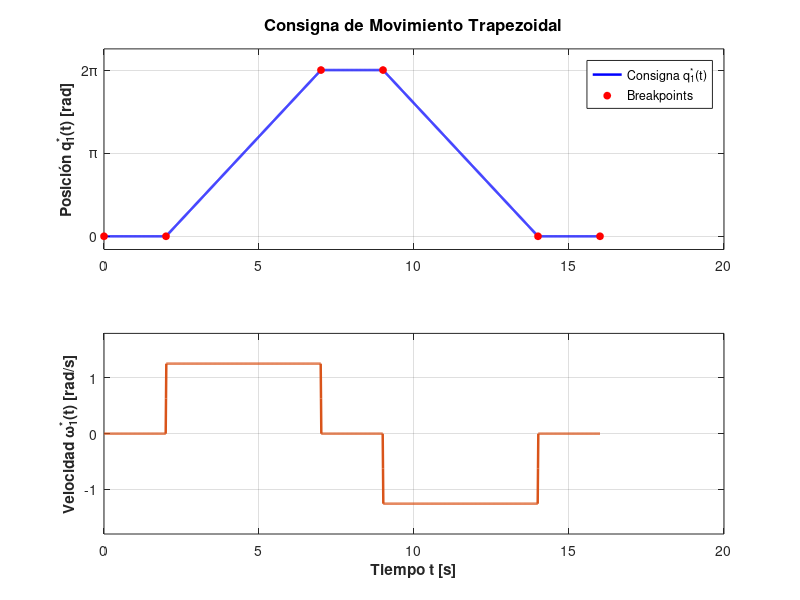

Here is the MATLAB script that generated this plot:
%% Perfil trapezoidal de consigna de posición q1*(t)
clear; clc; close all;

% 1. Definición de breakpoints y tabla (mismos valores que en Simulink)
t_bp = [0, 2, 7, 9, 14, 16];          % Tiempo [s]
q1_table = [0, 0, 2*pi, 2*pi, 0, 0];  % Posición [rad]

% 2. Vector de tiempo fino para interpolación y cálculo de velocidad
t = linspace(0, 16, 1601);            % Paso de 0.01 s
q1_ref = interp1(t_bp, q1_table, t, 'linear');
dq1_ref = gradient(q1_ref, t);        % Derivada numérica (velocidad) [rad/s]

%% 3. Gráficas
figure('Color', 'w', 'Position', [100, 100, 800, 500]);

% Subgráfica 1: Posición q1*(t)
subplot(2, 1, 1);
plot(t, q1_ref, 'b', 'LineWidth', 1.8); hold on;
plot(t_bp, q1_table, 'ro', 'MarkerFaceColor', 'r', 'MarkerSize', 5); % Vértices
grid on;
ylabel('Posición q_1^*(t) [rad]', 'FontWeight', 'bold');
title('Consigna de Movimiento Trapezoidal', 'FontSize', 12);
legend('Consigna q_1^*(t)', 'Breakpoints', 'Location', 'northeast');
ylim([-0.5, 2*pi + 0.8]);
yticks([0, pi, 2*pi]);
yticklabels({'0', '\pi', '2\pi'});

% Subgráfica 2: Velocidad dq1*(t)/dt
subplot(2, 1, 2);
plot(t, dq1_ref, 'Color', [0.85, 0.33, 0.1], 'LineWidth', 1.8);
grid on;
xlabel('Tiempo t [s]', 'FontWeight', 'bold');
ylabel('Velocidad \omega_1^*(t) [rad/s]', 'FontWeight', 'bold');
ylim([-1.8, 1.8]);
